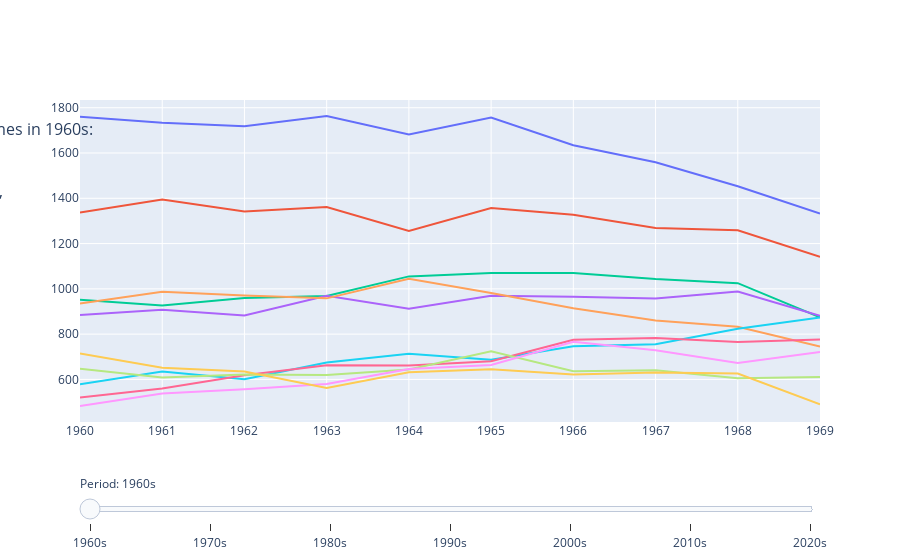

The notebook cell saved with this chart:
### Code cell
import pandas as pd
import plotly.graph_objects as go

# Step 1: Create a new column for 10-year periods
danish_df['Period'] = (danish_df['Year'] // 10) * 10  # Group by decades (e.g., 1960-1969 becomes 1960)

# Step 2: Aggregate by Period, Name, and Year
aggregated_data = (
    danish_df.groupby(['Period', 'Name', 'Year'], as_index=False)['Count']
    .sum()  # Sum counts for the same name within the same period and year
)

# Step 3: Get top 10 names per period
top_names_by_period = (
    aggregated_data.groupby(['Period', 'Name'], as_index=False)['Count']
    .sum()  # Sum total counts for the entire period
    .sort_values(['Period', 'Count'], ascending=[True, False])  # Sort within each period
    .groupby('Period', as_index=False)
    .head(10)  # Keep only the top 10 names per period
)

# Step 4: Prepare the frames for each period
frames = []
for period in top_names_by_period['Period'].unique():
    # Get the top 10 names for the current period
    top_names = top_names_by_period[top_names_by_period['Period'] == period]['Name'].tolist()
    
    # Filter data for the top 10 names in this period
    filtered_data = aggregated_data[(aggregated_data['Period'] == period) & (aggregated_data['Name'].isin(top_names))]
    
    # Ensure all years in the period are covered for each name
    all_years = list(range(period, period + 10))
    filled_data = []
    for name in top_names:
        name_data = filtered_data[filtered_data['Name'] == name]
        # Fill missing years with 0 counts
        name_data = name_data.set_index('Year').reindex(all_years, fill_value=0).reset_index()
        name_data['Name'] = name  # Ensure the name column is preserved
        filled_data.append(name_data)
    
    # Combine all filled data into one DataFrame
    combined_data = pd.concat(filled_data)
    
    # Add line traces for the evolution of each name
    line_traces = []
    for name in top_names:
        name_data = combined_data[combined_data['Name'] == name]
        line_traces.append(go.Scatter(
            x=name_data['Year'],
            y=name_data['Count'],
            mode='lines',
            name=name,
            line=dict(width=2),
            showlegend=False,  # Hide legend for simplicity
        ))

        # Add text annotation for the top names below the plot
    text = f"Top 10 Names in {period}s: " + ", ".join(top_names)
    frame = go.Frame(
        data=line_traces,
        name=str(period),
        layout=go.Layout(
            annotations=[
                dict(
                    text=text,
                    x=0.5,  # Center horizontally
                    y=-0.2,  # Position below the plot
                    xref="paper", yref="paper",
                    showarrow=False,
                    font=dict(size=14),
                    align="center",  # Align text to the center
                )
            ]
        )
    )
    frames.append(frame)

# Step 5: Create the initial figure
initial_period = min(top_names_by_period['Period'].unique())
initial_top_names = top_names_by_period[top_names_by_period['Period'] == initial_period]['Name'].tolist()
initial_filtered_data = aggregated_data[(aggregated_data['Period'] == initial_period) & (aggregated_data['Name'].isin(initial_top_names))]

# Ensure all years are filled for the initial period
all_years = list(range(initial_period, initial_period + 10))
filled_initial_data = []
for name in initial_top_names:
    name_data = initial_filtered_data[initial_filtered_data['Name'] == name]
    name_data = name_data.set_index('Year').reindex(all_years, fill_value=0).reset_index()
    name_data['Name'] = name
    filled_initial_data.append(name_data)

combined_initial_data = pd.concat(filled_initial_data)

initial_data = []
for name in initial_top_names:
    name_data = combined_initial_data[combined_initial_data['Name'] == name]
    initial_data.append(go.Scatter(
        x=name_data['Year'],
        y=name_data['Count'],
        mode='lines',
        name=name,
        line=dict(width=2),
        showlegend=False,
    ))

initial_text = f"Top 10 Danish Names in {initial_period}s:<br>" + ",<br>".join(initial_top_names)

fig = go.Figure(
    data=initial_data,
    layout=go.Layout(
        annotations=[
            dict(
                text=initial_text,
                x=-0.3, y=0.95,
                xref="paper", yref="paper",
                showarrow=False,
                font=dict(size=16),
                align="center",
            )
        ],
        sliders=[dict(
            active=0,
            currentvalue={"prefix": "Period: "},
            pad={"t": 50},
            steps=[
                dict(
                    method="animate",
                    args=[
                        [str(period)],  # Name of the frame
                        {"mode": "immediate", "frame": {"duration": 500, "redraw": True}}  # Animation settings
                    ],
                    label=f"{period}s",
                )
                for period in top_names_by_period['Period'].unique()
            ],
        )],
    ),
    frames=frames
)

# Step 6: Show the figure
fig.show()

### Figure 1 — Plotly figure (JSON) as saved in the notebook; plotly's stock layout.template omitted (floating-point values rounded to 4 significant figures)
{"data": [{"line": {"width": 2}, "mode": "lines", "name": "ANNE", "showlegend": false, "type": "scatter", "x": [1960, 1961, 1962, 1963, 1964, 1965, 1966, 1967, 1968, 1969], "y": [1760, 1734, 1718, 1763, 1682, 1757, 1634, 1559, 1453, 1333]}, {"line": {"width": 2}, "mode": "lines", "name": "JAN", "showlegend": false, "type": "scatter", "x": [1960, 1961, 1962, 1963, 1964, 1965, 1966, 1967, 1968, 1969], "y": [1337, 1395, 1342, 1361, 1256, 1357, 1327, 1269, 1259, 1141]}, {"line": {"width": 2}, "mode": "lines", "name": "BJORN", "showlegend": false, "type": "scatter", "x": [1960, 1961, 1962, 1963, 1964, 1965, 1966, 1967, 1968, 1969], "y": [952, 927, 960, 968, 1055, 1070, 1070, 1043, 1025, 874]}, {"line": {"width": 2}, "mode": "lines", "name": "GEIR", "showlegend": false, "type": "scatter", "x": [1960, 1961, 1962, 1963, 1964, 1965, 1966, 1967, 1968, 1969], "y": [885, 908, 882, 969, 912, 970, 965, 957, 988, 881]}, {"line": {"width": 2}, "mode": "lines", "name": "PER", "showlegend": false, "type": "scatter", "x": [1960, 1961, 1962, 1963, 1964, 1965, 1966, 1967, 1968, 1969], "y": [935, 987, 971, 958, 1045, 982, 914, 860, 833, 745]}, {"line": {"width": 2}, "mode": "lines", "name": "RUNE", "showlegend": false, "type": "scatter", "x": [1960, 1961, 1962, 1963, 1964, 1965, 1966, 1967, 1968, 1969], "y": [579, 635, 601, 675, 713, 687, 746, 755, 824, 873]}, {"line": {"width": 2}, "mode": "lines", "name": "HILDE", "showlegend": false, "type": "scatter", "x": [1960, 1961, 1962, 1963, 1964, 1965, 1966, 1967, 1968, 1969], "y": [520, 560, 618, 663, 661, 680, 775, 783, 765, 776]}, {"line": {"width": 2}, "mode": "lines", "name": "TERJE", "showlegend": false, "type": "scatter", "x": [1960, 1961, 1962, 1963, 1964, 1965, 1966, 1967, 1968, 1969], "y": [647, 608, 622, 620, 644, 724, 636, 641, 605, 611]}, {"line": {"width": 2}, "mode": "lines", "name": "NINA", "showlegend": false, "type": "scatter", "x": [1960, 1961, 1962, 1963, 1964, 1965, 1966, 1967, 1968, 1969], "y": [483, 538, 556, 580, 646, 664, 766, 729, 673, 721]}, {"line": {"width": 2}, "mode": "lines", "name": "BENTE", "showlegend": false, "type": "scatter", "x": [1960, 1961, 1962, 1963, 1964, 1965, 1966, 1967, 1968, 1969], "y": [714, 651, 635, 562, 632, 645, 622, 630, 626, 490]}], "layout": {"annotations": [{"align": "center", "font": {"size": 16}, "showarrow": false, "text": "Top 10 Danish Names in 1960s:<br>ANNE,<br>JAN,<br>BJORN,<br>GEIR,<br>PER,<br>RUNE,<br>HILDE,<br>TERJE,<br>NINA,<br>BENTE", "x": -0.3, "xref": "paper", "y": 0.95, "yref": "paper"}], "sliders": [{"active": 0, "currentvalue": {"prefix": "Period: "}, "pad": {"t": 50}, "steps": [{"args": [["1960"], {"frame": {"duration": 500, "redraw": true}, "mode": "immediate"}], "label": "1960s", "method": "animate"}, {"args": [["1970"], {"frame": {"duration": 500, "redraw": true}, "mode": "immediate"}], "label": "1970s", "method": "animate"}, {"args": [["1980"], {"frame": {"duration": 500, "redraw": true}, "mode": "immediate"}], "label": "1980s", "method": "animate"}, {"args": [["1990"], {"frame": {"duration": 500, "redraw": true}, "mode": "immediate"}], "label": "1990s", "method": "animate"}, {"args": [["2000"], {"frame": {"duration": 500, "redraw": true}, "mode": "immediate"}], "label": "2000s", "method": "animate"}, {"args": [["2010"], {"frame": {"duration": 500, "redraw": true}, "mode": "immediate"}], "label": "2010s", "method": "animate"}, {"args": [["2020"], {"frame": {"duration": 500, "redraw": true}, "mode": "immediate"}], "label": "2020s", "method": "animate"}]}]}}
